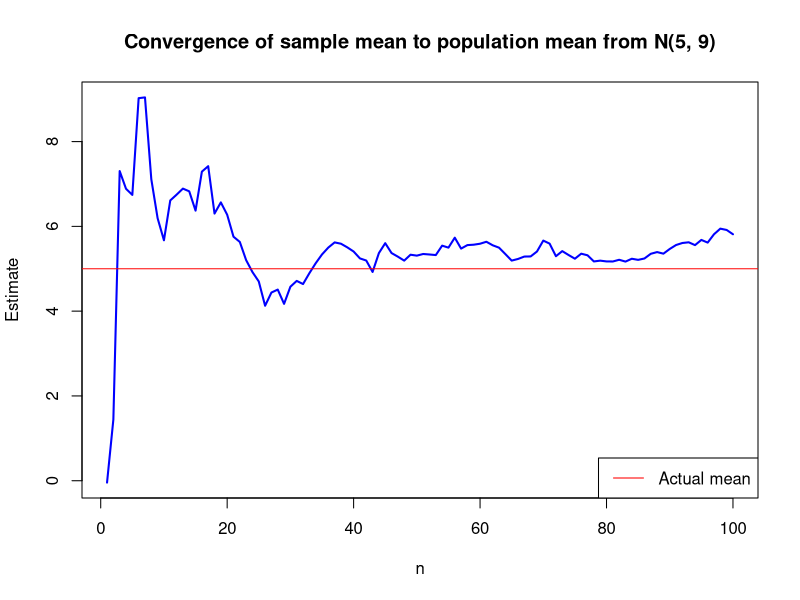
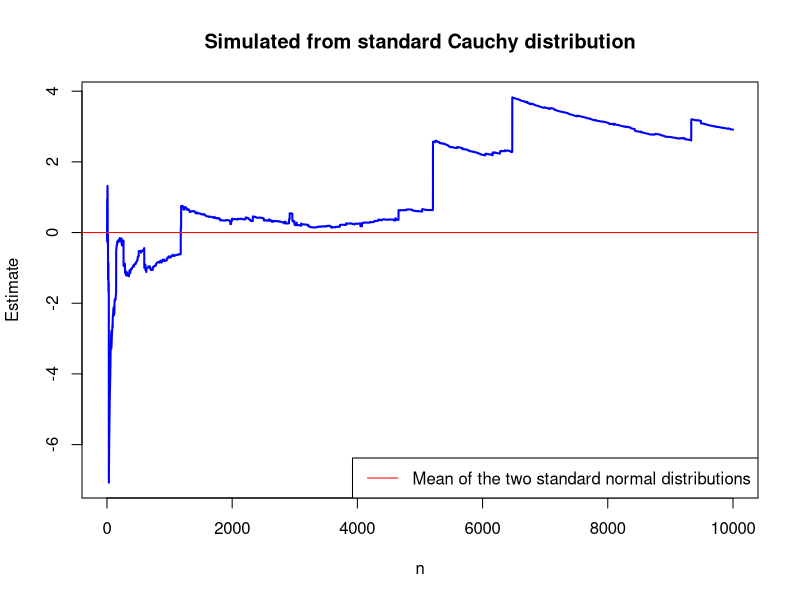
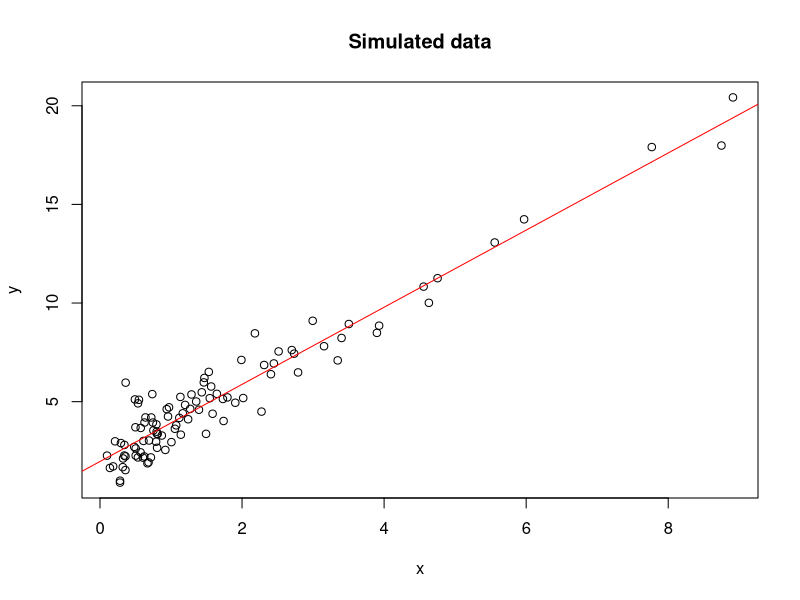
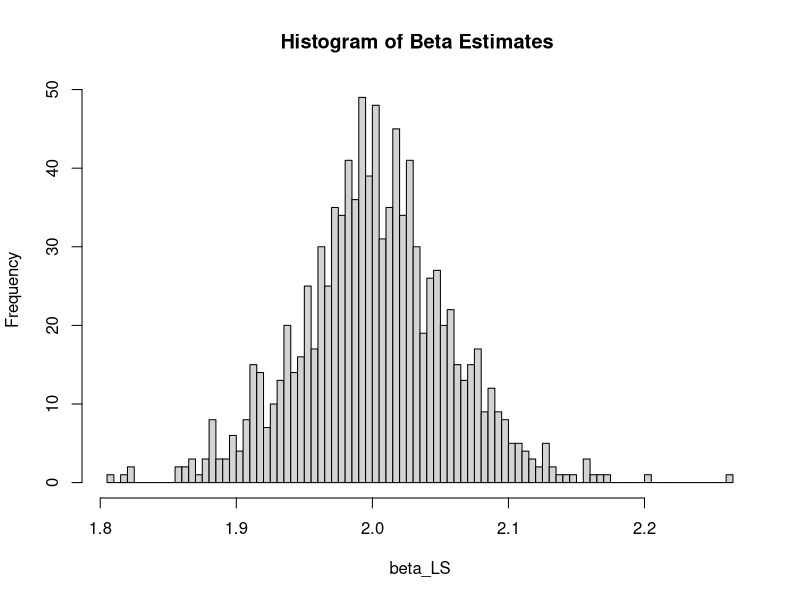
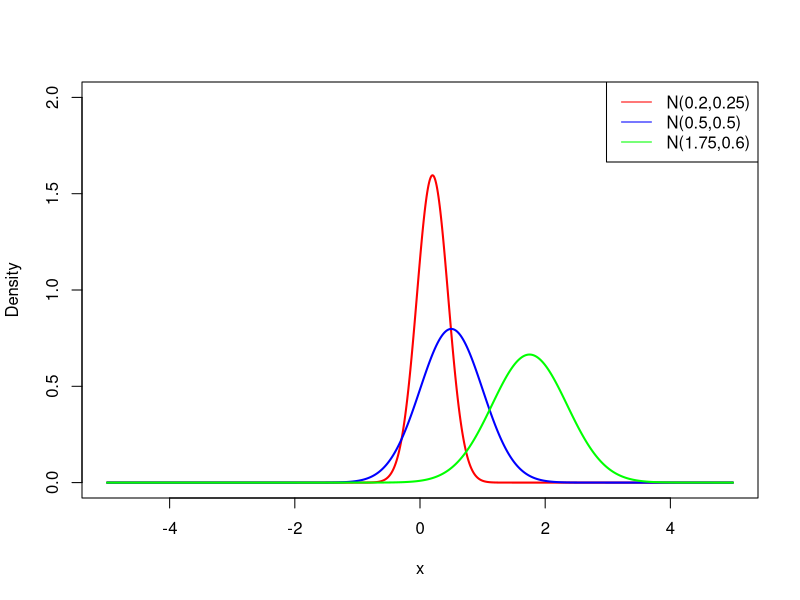
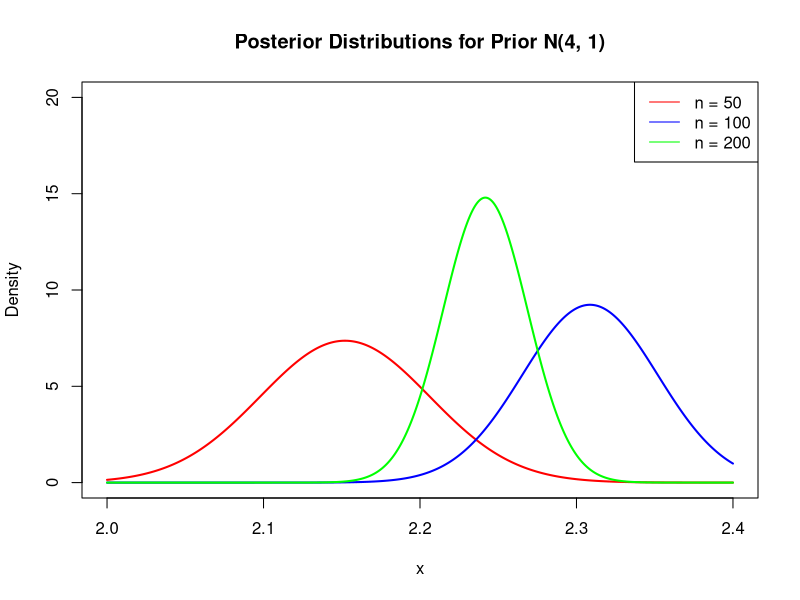
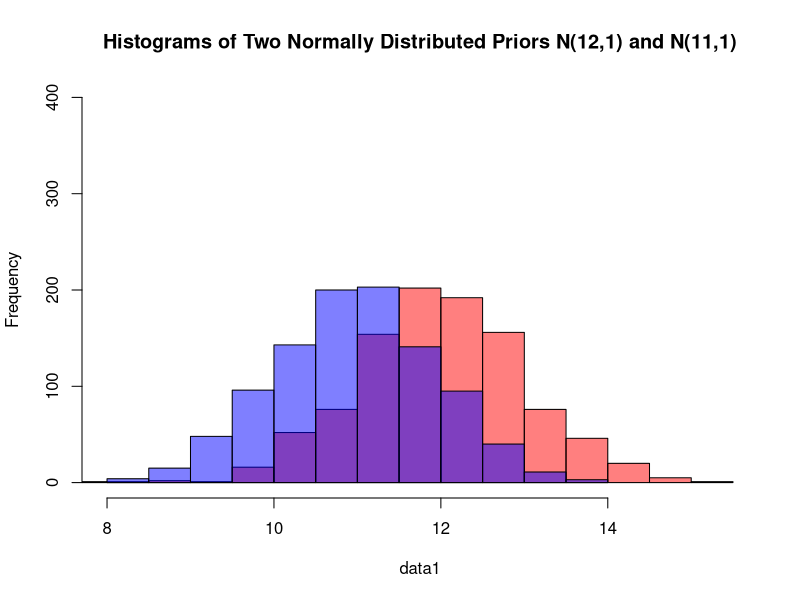

Generate these figures, in order, with R:
## ---- chunk 1
knitr::opts_chunk$set(tidy.opts = list(width.cutoff = 80), tidy = TRUE)
set.seed(123)
## ---- chunk 2
random <- rnorm(100, mean = 5, sd = 9)

#Mean with varying 1, ..., n draws
mean_est <- (cumsum(random) / (1:100))

#par(mar = c(4, 4, 2, 2)) # bottom, left, top, right
plot(1:100, mean_est, type = "l", xlab = "n", ylab = "Estimate", col = "blue", lwd = 2,
     main = "Convergence of sample mean to population mean from N(5, 9)")
abline(h = 5, col = "red")
legend("bottomright", legend = "Actual mean", col = "red", lty = 1)
## ---- chunk 3
set.seed(123)

# Simulate 10000 draws from a standard Cauchy distribution
cauchy <- (rnorm(n = 10000, mean = 0, sd = 1) / rnorm(n = 10000, mean = 0, sd = 1))
mean_est <- cumsum(cauchy) / (1:10000)

# Change the margins
plot(1:10000, mean_est, type = "l", xlab = "n", ylab = "Estimate", col = "blue", lwd = 2,
     main = "Simulated from standard Cauchy distribution")
abline(h = 0, col = "red")
legend("bottomright", legend = "Mean of the two standard normal distributions", col = "red", lty = 1)
## ---- chunk 4
set.seed(123) 
# The function returns a list with y and X
simulate_linear_regression <- function(n, k, alpha, beta, sigma) {
  # Draw k independent variables from a log normal distribution
  X <- matrix(rlnorm(n * k), nrow = n, ncol = k)
  # Draw the error term from a normal distribution with mean zero and standard deviation sigma
  e <- rnorm(n, mean = 0, sd = sigma)
  # Compute y as alpha + X*beta + e
  y <- alpha + X %*% beta + e
  # Return a list with y and X
  return(list(y = y, X = X))
}
## ---- chunk 5
set.seed(123) 
data <- simulate_linear_regression(n = 100, k = 1, alpha = 2, beta = 2, sigma = 1)
y <- data$y # Extract y from the list
X <- data$X # Extract X from the list

# Plot x and y in a scatterplot and add a least-squares regression line
plot(X, y, main = "Simulated data", xlab = "x", ylab = "y")
abline(lm(y ~ X), col = "red") # Fit a linear model and add the line
## ---- chunk 6
set.seed(123) 
# Repeat this 1000 times and store beta_LS every time
beta_LS <- numeric(1000) # Initialize a vector to store beta_LS
for (i in 1:1000) {
  data <- simulate_linear_regression(n = 100, k = 1, alpha = 1, beta = 2, sigma = 1)
  y <- data$y
  X <- data$X
  fit <- lm(y ~ X) # Fit a linear model
  beta_LS[i] <- coef(fit)[2] # Extract the second coefficient (beta_LS)
}

# Create a histogram of the LS estimates
hist(beta_LS, main = "Histogram of Beta Estimates ", xlab = "beta_LS", breaks = 100)
## ---- chunk 7
set.seed(123) 
x <- seq(-5, 5, length=1000)
mu_1 <- 0.2
sigma_1 <- 0.25
mu_2 <- 0.5
sigma_2 <- 0.5
mu_3 <- 1.75
sigma_3 <- 0.6

plot(x, dnorm(x, mu_1, sigma_1), type="l", col="red", lwd=2,
     ylim=c(0,2), xlab="x", ylab="Density")
lines(x, dnorm(x, mu_2, sigma_2), type="l", col="blue", lwd=2)
lines(x, dnorm(x, mu_3, sigma_3), type="l", col="green", lwd=2)
legend("topright", legend=c("N(0.2,0.25)", "N(0.5,0.5)", "N(1.75,0.6)"),
       col=c("red", "blue", "green"), lty=1)
## ---- chunk 8
set.seed(50)

#specifying the prior N(3, 4)
sigma_prior <- 2
mu_prior <- 3

simulate_linear_regression <- function(n, k, alpha, beta, sigma) {
  # Draw k independent variables from a log normal distribution
  X <- matrix(rlnorm(n * k), nrow = n, ncol = k)
  # Draw the error term from a normal distribution with mean zero and standard deviation sigma
  e <- rnorm(n, mean = 0, sd = sigma)
  # Compute y as alpha + X*beta + e
  y <- alpha + X %*% beta + e
  # Return a list with y and X
  return(list(y = y, X = X))
}

simul_50 <- simulate_linear_regression(n = 50, k = 1, alpha  = 1 , beta = 2, sigma = 1)
simul_100 <- simulate_linear_regression(n = 100, k = 1, alpha  = 1, beta = 2, sigma = 1)
simul_200 <- simulate_linear_regression(n = 200, k = 1, alpha  = 1, beta = 2, sigma = 1)

X_50 <- simul_50$X
Y_50 <- simul_50$y

X_100 <- simul_100$X
Y_100 <- simul_100$y

X_200 <- simul_200$X
Y_200 <- simul_200$y

sigma_50 <- as.numeric((sigma_prior^(-1) + ((t(X_50)%*%X_50)))^(-1))
mu_50 <- as.numeric(sigma_50*(sigma_prior^(-1)*mu_prior + (t(X_50)%*%Y_50)))

sigma_100 <- as.numeric((sigma_prior^(-1) + ((t(X_100)%*%X_100)))^(-1))
mu_100 <- as.numeric(sigma_100*(sigma_prior^(-1)*mu_prior + (t(X_100)%*%Y_100)))

sigma_200 <- as.numeric((sigma_prior^(-1) + ((t(X_200)%*%X_200)))^(-1))
mu_200 <- as.numeric(sigma_200*(sigma_prior^(-1)*mu_prior + (t(X_200)%*%Y_200)))

x <- seq(2, 2.4, by = 0.0001)

plot(x, dnorm(x, mu_50, sqrt(sigma_50)), type="l", col="red", lwd=2, xlab="x", ylim = c(0,20), ylab="Density", main = "Posterior Distributions for Prior N(4, 1)")
lines(x, dnorm(x, mu_100, sqrt(sigma_100)), type="l", col="blue", lwd=2)
lines(x, dnorm(x, mu_200, sqrt(sigma_200)), type="l", col="green", lwd=2)
legend("topright", legend=c("n = 50", "n = 100", "n = 200"),
       col=c("red", "blue", "green"), lty=1)

## ---- chunk 9
# Create two vectors of data
data1 <- rnorm(1000, 12, 1)
data2 <- rnorm(1000, 11, 1)

# Plot two histograms on the same chart with transparency
hist(data1, col=rgb(1,0,0,0.5), ylim = c(0,400), main="Histograms of Two Normally Distributed Priors N(12,1) and N(11,1)")
hist(data2, col=rgb(0,0,1,0.5), add=TRUE)
